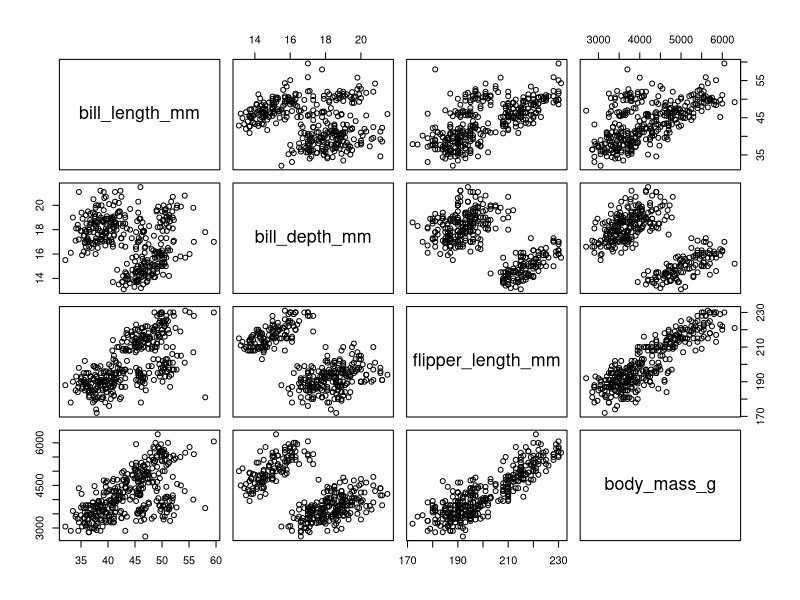
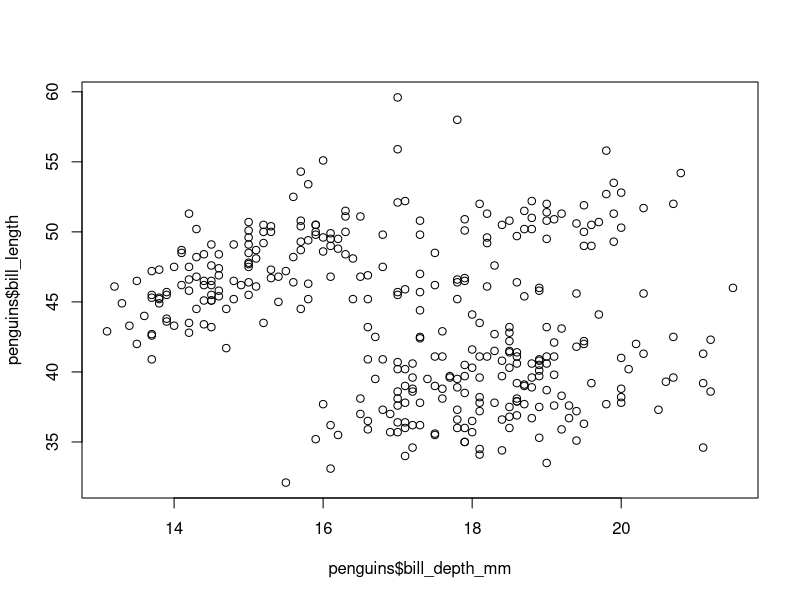
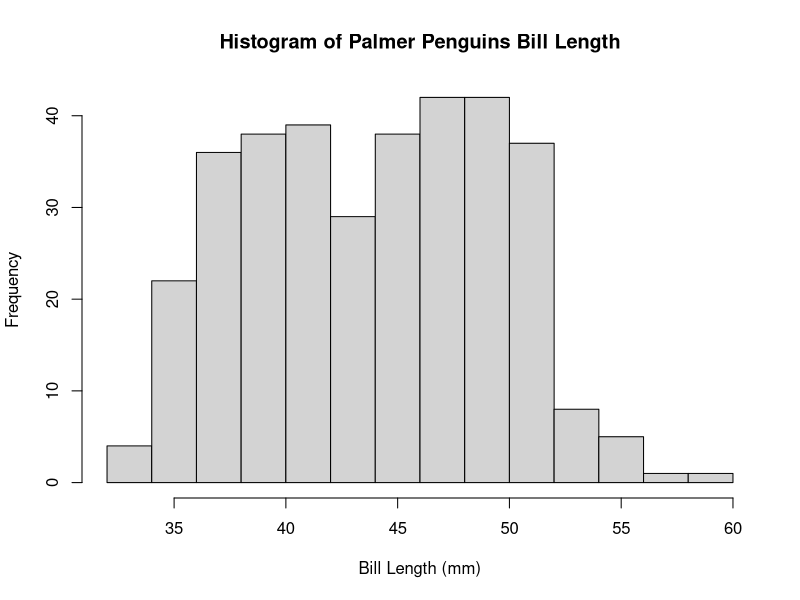
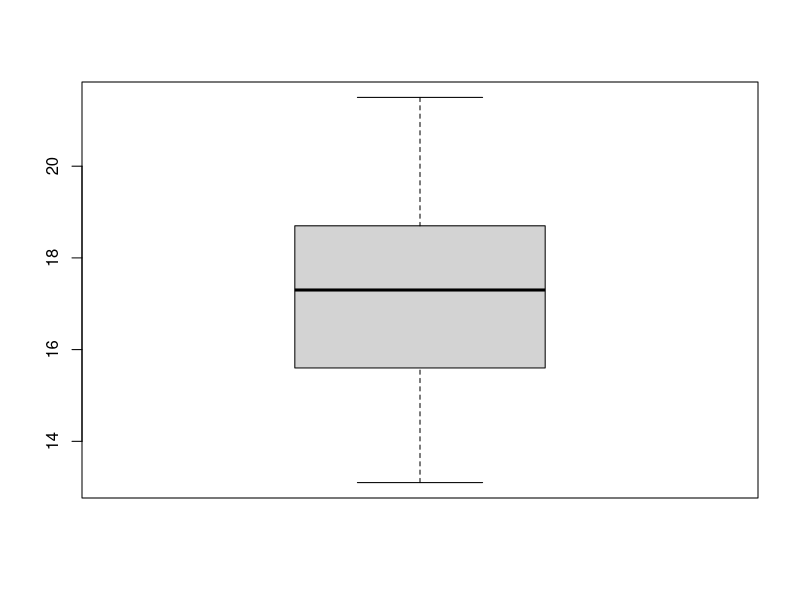
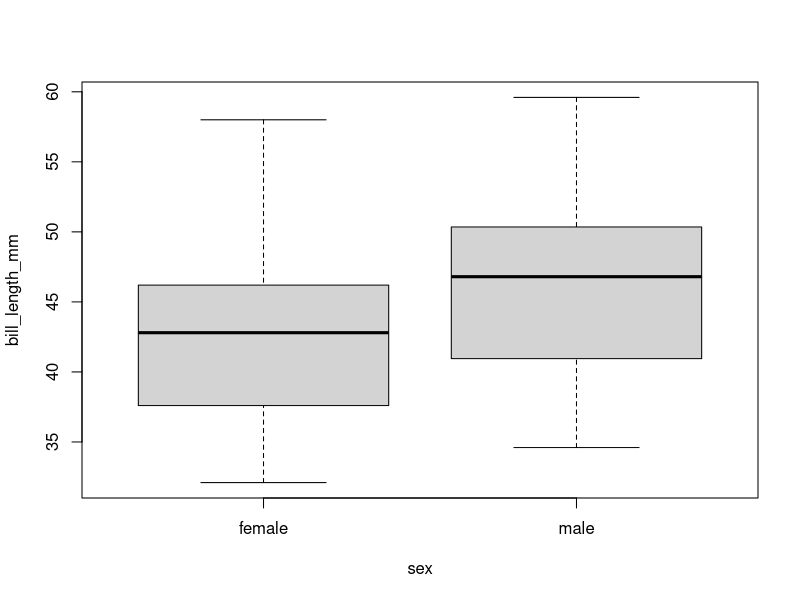
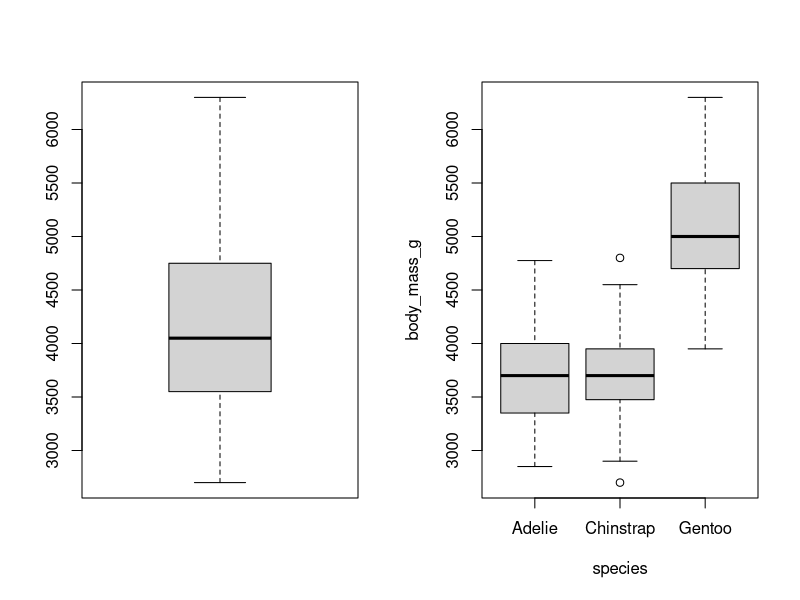
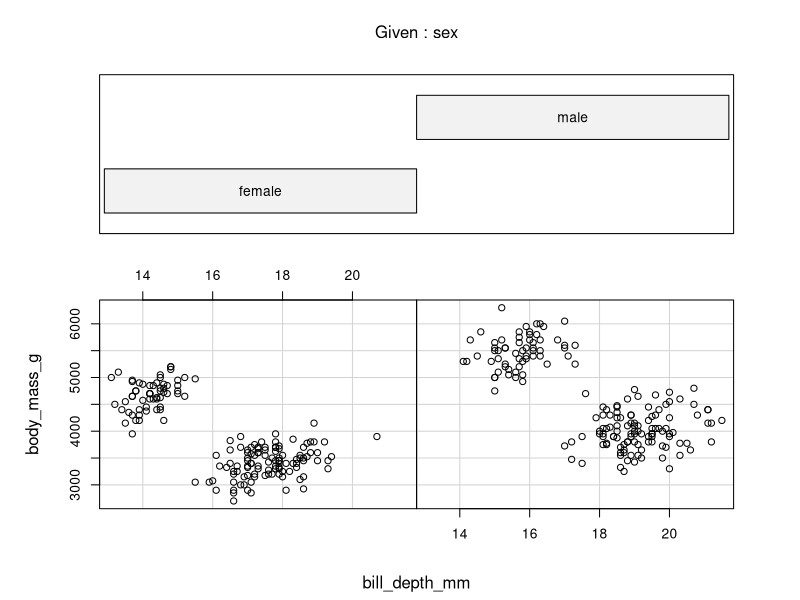
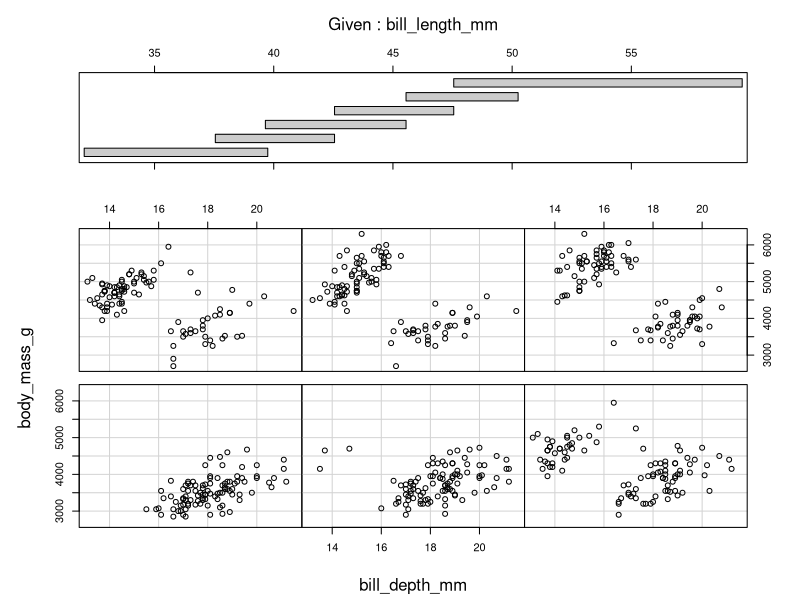

Recreate these plots in R, in order.
# ECO 602
# In-class R coding week 3
# September 10th, 2020

# load in the palmerpenguins dataset
library("palmerpenguins")

# check what kind of object penguins is
class("palmerpenguins")

# convert penguins to a dataframe
penguins = data.frame(penguins)

# calculate the mean of bill length
mean(penguins$bill_length_mm)

# use head to preview the data
head(penguins)

# calculate the mean bill length, removing null data
mean(penguins$bill_length_mm, na.rm = TRUE)

# try the summary function on the penguins data frame
summary(penguins)

# try out some old plots for data exploration
pairs(penguins[, c("bill_length_mm", "bill_depth_mm", "flipper_length_mm", "body_mass_g")])

plot(penguins$bill_depth_mm, penguins$bill_length)

hist(penguins$bill_length_mm, main = "Histogram of Palmer Penguins Bill Length", xlab = "Bill Length (mm)")

# try some new plots for data exploration
boxplot(penguins$bill_depth_mm)

boxplot(bill_length_mm ~ sex, data = penguins)

# compare two boxplots side by side
par(mfrow = c(1,2))
boxplot(penguins$body_mass_g)
boxplot(body_mass_g ~ species, data = penguins)

# make some coplots
coplot(body_mass_g ~ bill_depth_mm | sex, data = penguins)

# try a numerical conditioning variable
coplot(body_mass_g ~ bill_depth_mm | bill_length_mm, data = penguins)

# save plots to a file using the png() method

library(here)
png(filename = here("basic_histogram.png"), width = 800, height = 600)
hist(penguins$body_mass_g)
dev.off()
getwd()

plot(x = penguins$species,
     y = penguins$body_mass_g)
